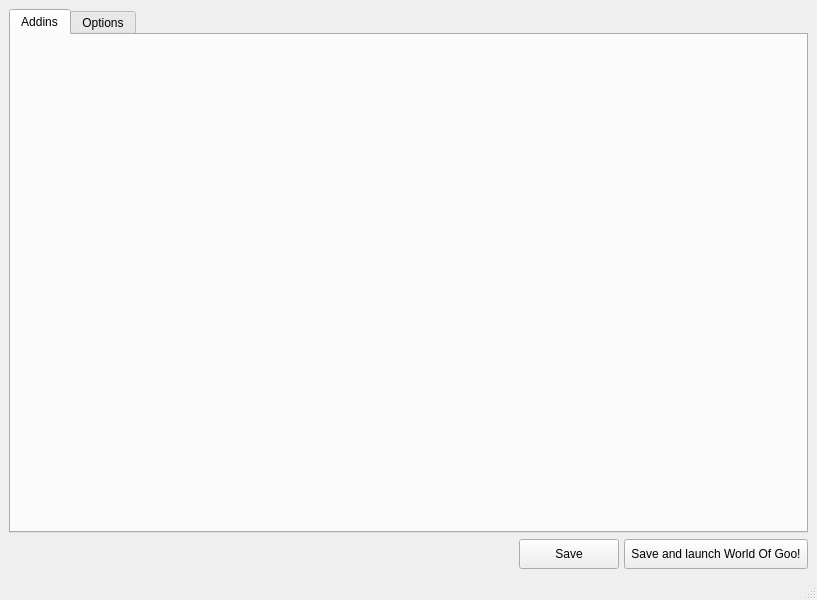
<?xml version="1.0" encoding="UTF-8"?>
<ui version="4.0">
 <class>MainWindow</class>
 <widget class="QMainWindow" name="MainWindow">
  <property name="geometry">
   <rect>
    <x>0</x>
    <y>0</y>
    <width>817</width>
    <height>600</height>
   </rect>
  </property>
  <property name="windowTitle">
   <string>MainWindow</string>
  </property>
  <widget class="QWidget" name="centralWidget">
   <layout class="QVBoxLayout" name="verticalLayout">
    <item>
     <widget class="QTabWidget" name="tabWidget">
      <property name="currentIndex">
       <number>0</number>
      </property>
      <widget class="AddinsTab" name="tabAddinsInfo">
       <attribute name="title">
        <string>Addins</string>
       </attribute>
      </widget>
      <widget class="OptionsTab" name="tabOptions">
       <attribute name="title">
        <string>Options</string>
       </attribute>
      </widget>
     </widget>
    </item>
    <item>
     <layout class="QHBoxLayout" name="horizontalLayout_2">
      <property name="spacing">
       <number>5</number>
      </property>
      <property name="topMargin">
       <number>0</number>
      </property>
      <item>
       <spacer name="horizontalSpacer">
        <property name="orientation">
         <enum>Qt::Horizontal</enum>
        </property>
        <property name="sizeHint" stdset="0">
         <size>
          <width>40</width>
          <height>20</height>
         </size>
        </property>
       </spacer>
      </item>
      <item>
       <widget class="QToolButton" name="buttonSave">
        <property name="minimumSize">
         <size>
          <width>100</width>
          <height>30</height>
         </size>
        </property>
        <property name="text">
         <string>Save</string>
        </property>
       </widget>
      </item>
      <item>
       <widget class="QToolButton" name="buttonSaveAndLaunch">
        <property name="minimumSize">
         <size>
          <width>180</width>
          <height>30</height>
         </size>
        </property>
        <property name="text">
         <string>Save and launch World Of Goo!</string>
        </property>
       </widget>
      </item>
     </layout>
    </item>
   </layout>
  </widget>
  <widget class="QMenuBar" name="menubar">
   <property name="geometry">
    <rect>
     <x>0</x>
     <y>0</y>
     <width>817</width>
     <height>21</height>
    </rect>
   </property>
  </widget>
  <widget class="QStatusBar" name="statusbar"/>
 </widget>
 <customwidgets>
  <customwidget>
   <class>AddinsTab</class>
   <extends>QWidget</extends>
   <header>src.ui_addins_tab</header>
   <container>1</container>
  </customwidget>
  <customwidget>
   <class>OptionsTab</class>
   <extends>QWidget</extends>
   <header>src.ui_options_tab</header>
   <container>1</container>
  </customwidget>
 </customwidgets>
 <resources/>
 <connections/>
</ui>
